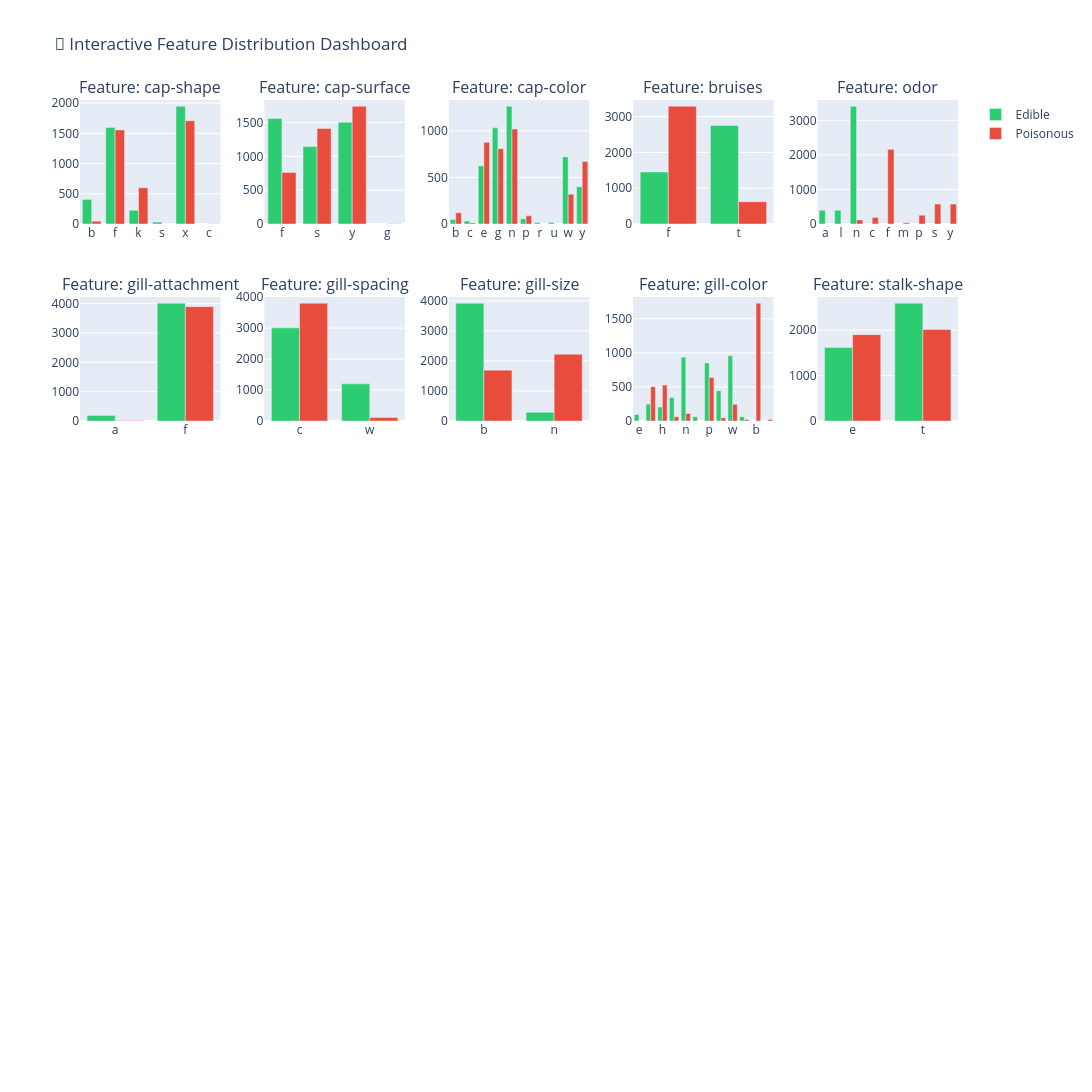

Source (notebook cell):
### Code cell
# ----- 1.13: INTERACTIVE PLOTLY VISUALIZATIONS -----

print("=" * 60)
print("📊 INTERACTIVE PLOTLY DASHBOARD")
print("=" * 60)

# Create interactive bar chart for all features
fig = make_subplots(
    rows=5, cols=5,
    subplot_titles=[f'Feature: {col}' for col in df.columns[1:11]],
    vertical_spacing=0.08,
    horizontal_spacing=0.05
)

row, col = 1, 1
for feature in df.columns[1:11]:  # First 10 features
    # Count data
    counts = df.groupby([feature, 'class']).size().reset_index(name='count')
    
    for cls, color in [('e', '#2ecc71'), ('p', '#e74c3c')]:
        cls_data = counts[counts['class'] == cls]
        fig.add_trace(
            go.Bar(x=cls_data[feature], y=cls_data['count'], 
                   name=f"{'Edible' if cls=='e' else 'Poisonous'}",
                   marker_color=color,
                   showlegend=(row==1 and col==1)),
            row=row, col=col
        )
    
    col += 1
    if col > 5:
        col = 1
        row += 1

fig.update_layout(height=1200, width=1500, title_text="🍄 Interactive Feature Distribution Dashboard")
fig.show()

print("\n✅ Interactive dashboard created! Scroll to explore all features.")

### Figure 1 — Plotly figure (JSON) as saved in the notebook; plotly's stock layout.template omitted (floating-point values rounded to 4 significant figures)
{"data": [{"marker": {"color": "#2ecc71"}, "name": "Edible", "showlegend": true, "type": "bar", "x": ["b", "f", "k", "s", "x"], "xaxis": "x", "y": [404, 1596, 228, 32, 1948], "yaxis": "y"}, {"marker": {"color": "#e74c3c"}, "name": "Poisonous", "showlegend": true, "type": "bar", "x": ["b", "c", "f", "k", "x"], "xaxis": "x", "y": [48, 4, 1556, 600, 1708], "yaxis": "y"}, {"marker": {"color": "#2ecc71"}, "name": "Edible", "showlegend": false, "type": "bar", "x": ["f", "s", "y"], "xaxis": "x2", "y": [1560, 1144, 1504], "yaxis": "y2"}, {"marker": {"color": "#e74c3c"}, "name": "Poisonous", "showlegend": false, "type": "bar", "x": ["f", "g", "s", "y"], "xaxis": "x2", "y": [760, 4, 1412, 1740], "yaxis": "y2"}, {"marker": {"color": "#2ecc71"}, "name": "Edible", "showlegend": false, "type": "bar", "x": ["b", "c", "e", "g", "n", "p", "r", "u", "w", "y"], "xaxis": "x3", "y": [48, 32, 624, 1032, 1264, 56, 16, 16, 720, 400], "yaxis": "y3"}, {"marker": {"color": "#e74c3c"}, "name": "Poisonous", "showlegend": false, "type": "bar", "x": ["b", "c", "e", "g", "n", "p", "w", "y"], "xaxis": "x3", "y": [120, 12, 876, 808, 1020, 88, 320, 672], "yaxis": "y3"}, {"marker": {"color": "#2ecc71"}, "name": "Edible", "showlegend": false, "type": "bar", "x": ["f", "t"], "xaxis": "x4", "y": [1456, 2752], "yaxis": "y4"}, {"marker": {"color": "#e74c3c"}, "name": "Poisonous", "showlegend": false, "type": "bar", "x": ["f", "t"], "xaxis": "x4", "y": [3292, 624], "yaxis": "y4"}, {"marker": {"color": "#2ecc71"}, "name": "Edible", "showlegend": false, "type": "bar", "x": ["a", "l", "n"], "xaxis": "x5", "y": [400, 400, 3408], "yaxis": "y5"}, {"marker": {"color": "#e74c3c"}, "name": "Poisonous", "showlegend": false, "type": "bar", "x": ["c", "f", "m", "n", "p", "s", "y"], "xaxis": "x5", "y": [192, 2160, 36, 120, 256, 576, 576], "yaxis": "y5"}, {"marker": {"color": "#2ecc71"}, "name": "Edible", "showlegend": false, "type": "bar", "x": ["a", "f"], "xaxis": "x6", "y": [192, 4016], "yaxis": "y6"}, {"marker": {"color": "#e74c3c"}, "name": "Poisonous", "showlegend": false, "type": "bar", "x": ["a", "f"], "xaxis": "x6", "y": [18, 3898], "yaxis": "y6"}, {"marker": {"color": "#2ecc71"}, "name": "Edible", "showlegend": false, "type": "bar", "x": ["c", "w"], "xaxis": "x7", "y": [3008, 1200], "yaxis": "y7"}, {"marker": {"color": "#e74c3c"}, "name": "Poisonous", "showlegend": false, "type": "bar", "x": ["c", "w"], "xaxis": "x7", "y": [3804, 112], "yaxis": "y7"}, {"marker": {"color": "#2ecc71"}, "name": "Edible", "showlegend": false, "type": "bar", "x": ["b", "n"], "xaxis": "x8", "y": [3920, 288], "yaxis": "y8"}, {"marker": {"color": "#e74c3c"}, "name": "Poisonous", "showlegend": false, "type": "bar", "x": ["b", "n"], "xaxis": "x8", "y": [1692, 2224], "yaxis": "y8"}, {"marker": {"color": "#2ecc71"}, "name": "Edible", "showlegend": false, "type": "bar", "x": ["e", "g", "h", "k", "n", "o", "p", "u", "w", "y"], "xaxis": "x9", "y": [96, 248, 204, 344, 936, 64, 852, 444, 956, 64], "yaxis": "y9"}, {"marker": {"color": "#e74c3c"}, "name": "Poisonous", "showlegend": false, "type": "bar", "x": ["b", "g", "h", "k", "n", "p", "r", "u", "w", "y"], "xaxis": "x9", "y": [1728, 504, 528, 64, 112, 640, 24, 48, 246, 22], "yaxis": "y9"}, {"marker": {"color": "#2ecc71"}, "name": "Edible", "showlegend": false, "type": "bar", "x": ["e", "t"], "xaxis": "x10", "y": [1616, 2592], "yaxis": "y10"}, {"marker": {"color": "#e74c3c"}, "name": "Poisonous", "showlegend": false, "type": "bar", "x": ["e", "t"], "xaxis": "x10", "y": [1900, 2016], "yaxis": "y10"}], "layout": {"annotations": [{"font": {"size": 16}, "showarrow": false, "text": "Feature: cap-shape", "x": 0.08, "xanchor": "center", "xref": "paper", "y": 1.0, "yanchor": "bottom", "yref": "paper"}, {"font": {"size": 16}, "showarrow": false, "text": "Feature: cap-surface", "x": 0.29, "xanchor": "center", "xref": "paper", "y": 1.0, "yanchor": "bottom", "yref": "paper"}, {"font": {"size": 16}, "showarrow": false, "text": "Feature: cap-color", "x": 0.5, "xanchor": "center", "xref": "paper", "y": 1.0, "yanchor": "bottom", "yref": "paper"}, {"font": {"size": 16}, "showarrow": false, "text": "Feature: bruises", "x": 0.71, "xanchor": "center", "xref": "paper", "y": 1.0, "yanchor": "bottom", "yref": "paper"}, {"font": {"size": 16}, "showarrow": false, "text": "Feature: odor", "x": 0.92, "xanchor": "center", "xref": "paper", "y": 1.0, "yanchor": "bottom", "yref": "paper"}, {"font": {"size": 16}, "showarrow": false, "text": "Feature: gill-attachment", "x": 0.08, "xanchor": "center", "xref": "paper", "y": 0.784, "yanchor": "bottom", "yref": "paper"}, {"font": {"size": 16}, "showarrow": false, "text": "Feature: gill-spacing", "x": 0.29, "xanchor": "center", "xref": "paper", "y": 0.784, "yanchor": "bottom", "yref": "paper"}, {"font": {"size": 16}, "showarrow": false, "text": "Feature: gill-size", "x": 0.5, "xanchor": "center", "xref": "paper", "y": 0.784, "yanchor": "bottom", "yref": "paper"}, {"font": {"size": 16}, "showarrow": false, "text": "Feature: gill-color", "x": 0.71, "xanchor": "center", "xref": "paper", "y": 0.784, "yanchor": "bottom", "yref": "paper"}, {"font": {"size": 16}, "showarrow": false, "text": "Feature: stalk-shape", "x": 0.92, "xanchor": "center", "xref": "paper", "y": 0.784, "yanchor": "bottom", "yref": "paper"}], "height": 1200, "title": {"text": "🍄 Interactive Feature Distribution Dashboard"}, "width": 1500, "xaxis": {"anchor": "y", "domain": [0, 0.16]}, "xaxis10": {"anchor": "y10", "domain": [0.84, 1]}, "xaxis11": {"anchor": "y11", "domain": [0, 0.16]}, "xaxis12": {"anchor": "y12", "domain": [0.21, 0.37]}, "xaxis13": {"anchor": "y13", "domain": [0.42, 0.58]}, "xaxis14": {"anchor": "y14", "domain": [0.63, 0.79]}, "xaxis15": {"anchor": "y15", "domain": [0.84, 1]}, "xaxis16": {"anchor": "y16", "domain": [0, 0.16]}, "xaxis17": {"anchor": "y17", "domain": [0.21, 0.37]}, "xaxis18": {"anchor": "y18", "domain": [0.42, 0.58]}, "xaxis19": {"anchor": "y19", "domain": [0.63, 0.79]}, "xaxis2": {"anchor": "y2", "domain": [0.21, 0.37]}, "xaxis20": {"anchor": "y20", "domain": [0.84, 1]}, "xaxis21": {"anchor": "y21", "domain": [0, 0.16]}, "xaxis22": {"anchor": "y22", "domain": [0.21, 0.37]}, "xaxis23": {"anchor": "y23", "domain": [0.42, 0.58]}, "xaxis24": {"anchor": "y24", "domain": [0.63, 0.79]}, "xaxis25": {"anchor": "y25", "domain": [0.84, 1]}, "xaxis3": {"anchor": "y3", "domain": [0.42, 0.58]}, "xaxis4": {"anchor": "y4", "domain": [0.63, 0.79]}, "xaxis5": {"anchor": "y5", "domain": [0.84, 1]}, "xaxis6": {"anchor": "y6", "domain": [0, 0.16]}, "xaxis7": {"anchor": "y7", "domain": [0.21, 0.37]}, "xaxis8": {"anchor": "y8", "domain": [0.42, 0.58]}, "xaxis9": {"anchor": "y9", "domain": [0.63, 0.79]}, "yaxis": {"anchor": "x", "domain": [0.864, 1.0]}, "yaxis10": {"anchor": "x10", "domain": [0.648, 0.784]}, "yaxis11": {"anchor": "x11", "domain": [0.432, 0.568]}, "yaxis12": {"anchor": "x12", "domain": [0.432, 0.568]}, "yaxis13": {"anchor": "x13", "domain": [0.432, 0.568]}, "yaxis14": {"anchor": "x14", "domain": [0.432, 0.568]}, "yaxis15": {"anchor": "x15", "domain": [0.432, 0.568]}, "yaxis16": {"anchor": "x16", "domain": [0.216, 0.352]}, "yaxis17": {"anchor": "x17", "domain": [0.216, 0.352]}, "yaxis18": {"anchor": "x18", "domain": [0.216, 0.352]}, "yaxis19": {"anchor": "x19", "domain": [0.216, 0.352]}, "yaxis2": {"anchor": "x2", "domain": [0.864, 1.0]}, "yaxis20": {"anchor": "x20", "domain": [0.216, 0.352]}, "yaxis21": {"anchor": "x21", "domain": [0, 0.136]}, "yaxis22": {"anchor": "x22", "domain": [0, 0.136]}, "yaxis23": {"anchor": "x23", "domain": [0, 0.136]}, "yaxis24": {"anchor": "x24", "domain": [0, 0.136]}, "yaxis25": {"anchor": "x25", "domain": [0, 0.136]}, "yaxis3": {"anchor": "x3", "domain": [0.864, 1.0]}, "yaxis4": {"anchor": "x4", "domain": [0.864, 1.0]}, "yaxis5": {"anchor": "x5", "domain": [0.864, 1.0]}, "yaxis6": {"anchor": "x6", "domain": [0.648, 0.784]}, "yaxis7": {"anchor": "x7", "domain": [0.648, 0.784]}, "yaxis8": {"anchor": "x8", "domain": [0.648, 0.784]}, "yaxis9": {"anchor": "x9", "domain": [0.648, 0.784]}}}
